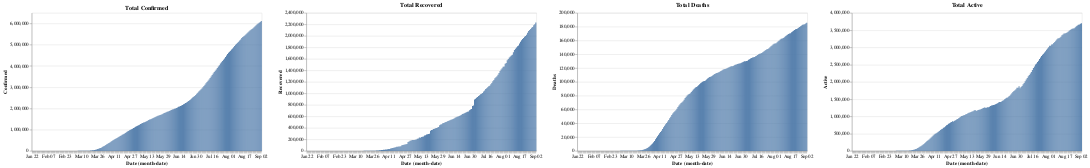

Source (notebook cell):
### Code cell
total_country_stats(input("Enter Country Name:"))

### Figure 1 — Vega-Lite specification as saved in the notebook (floating-point values rounded to 4 significant figures; data arrays with more than 128 entries replaced by an {"elided": "..."} marker saying what was removed)
{"config": {"view": {"continuousWidth": 400, "continuousHeight": 300}}, "hconcat": [{"mark": "bar", "encoding": {"x": {"type": "ordinal", "field": "Date", "timeUnit": "monthdate"}, "y": {"type": "quantitative", "field": "Confirmed"}}, "title": "Total Confirmed", "width": 500}, {"mark": "bar", "encoding": {"x": {"type": "ordinal", "field": "Date", "timeUnit": "monthdate"}, "y": {"type": "quantitative", "field": "Recovered"}}, "title": "Total Recovered", "width": 500}, {"mark": "bar", "encoding": {"x": {"type": "ordinal", "field": "Date", "timeUnit": "monthdate"}, "y": {"type": "quantitative", "field": "Deaths"}}, "title": "Total Deaths", "width": 500}, {"mark": "bar", "encoding": {"x": {"type": "ordinal", "field": "Date", "timeUnit": "monthdate"}, "y": {"type": "quantitative", "field": "Active"}}, "title": "Total Active", "width": 500}], "data": {"name": "data-d7594df636f6e6ae69665a9553aec7c4"}, "$schema": "https://vega.github.io/schema/vega-lite/v4.8.1.json", "datasets": {"data-d7594df636f6e6ae69665a9553aec7c4": {"elided": "225 records"}}}
